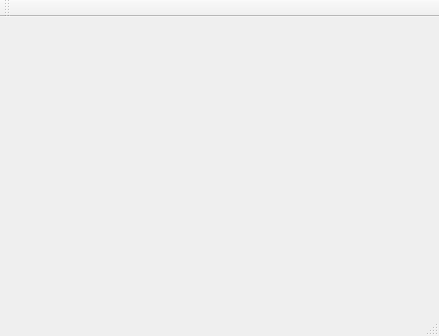
<?xml version="1.0" encoding="UTF-8"?>
<ui version="4.0">
 <class>MainWindow</class>
 <widget class="QMainWindow" name="MainWindow">
  <property name="geometry">
   <rect>
    <x>0</x>
    <y>0</y>
    <width>439</width>
    <height>336</height>
   </rect>
  </property>
  <property name="sizePolicy">
   <sizepolicy hsizetype="Expanding" vsizetype="Expanding">
    <horstretch>0</horstretch>
    <verstretch>0</verstretch>
   </sizepolicy>
  </property>
  <property name="windowTitle">
   <string>MainWindow</string>
  </property>
  <property name="toolButtonStyle">
   <enum>Qt::ToolButtonIconOnly</enum>
  </property>
  <widget class="QWidget" name="centralWidget"/>
  <widget class="QMenuBar" name="menuBar">
   <property name="geometry">
    <rect>
     <x>0</x>
     <y>0</y>
     <width>439</width>
     <height>23</height>
    </rect>
   </property>
  </widget>
  <widget class="QToolBar" name="mainToolBar">
   <attribute name="toolBarArea">
    <enum>TopToolBarArea</enum>
   </attribute>
   <attribute name="toolBarBreak">
    <bool>false</bool>
   </attribute>
  </widget>
  <widget class="QStatusBar" name="statusBar"/>
 </widget>
 <layoutdefault spacing="6" margin="11"/>
 <resources/>
 <connections/>
</ui>
